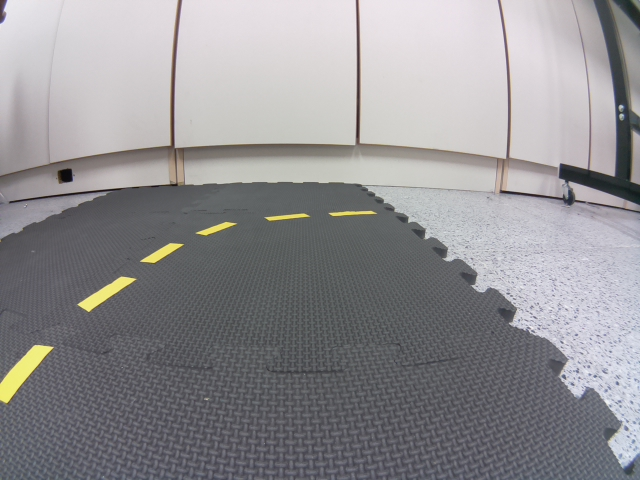
#> input picture images/curve-right.jpg, 640 x 480 px
$ python lec_colorlines.py
#> lines starting #> are read from the running program, lines starting #| are printed output that depends on the picture; after the words box and inside, x2 and y2 are one past the last pixel; in counts of white or black regions, pixels touching at a corner belong together
import cv2
import numpy as np
from matplotlib import pyplot as plt

# Load the image
image_cv = cv2.imread('../images/curve-right.jpg')
#> image_cv is the input picture: shape (480, 640, 3); mean B, G, R 146.4, 143.7, 145.1
edges = cv2.Canny(image_cv, 100, 200)
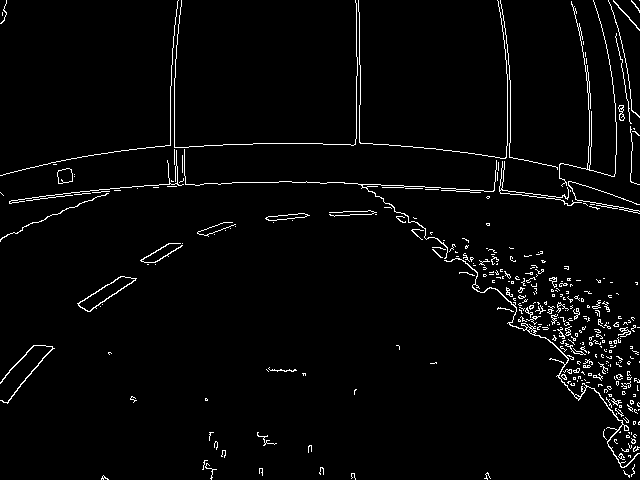
#> edges: shape (480, 640); 2.8% white in thin lines or dots

# Define color ranges
hsv_white1 = np.array([0,0,150])
hsv_white2 = np.array([180,100,255])
hsv_yellow1 = np.array([25,50,50])
hsv_yellow2 = np.array([45,255,255])
hsv_red1 = np.array([0,100,100])
hsv_red2 = np.array([15,255,255])
hsv_red3 = np.array([165,100,100])
hsv_red4 = np.array([180,255,255])

# Convert image to HSV color space
hsv = cv2.cvtColor(image_cv,cv2.COLOR_BGR2HSV)
#> hsv: shape (480, 640, 3); mean H, S, V 109.4, 15.3, 149.3

# Perform color segmentation
white = cv2.inRange(hsv,hsv_white1,hsv_white2)
#> white: shape (480, 640); 45.6% white; 41 white regions (26 under 20 px), largest, box (x1, y1, x2, y2) and area: (177, 0, 640, 468) 58735, (0, 0, 179, 170) 26832, (174, 0, 357, 148) 26123
yellow = cv2.inRange(hsv,hsv_yellow1,hsv_yellow2)
#> yellow: shape (480, 640); 0.96% white; 12 white regions (6 under 20 px), largest, box (x1, y1, x2, y2) and area: (0, 345, 53, 405) 1162, (78, 277, 136, 312) 663, (141, 243, 185, 265) 364, (196, 221, 238, 237) 266, (265, 213, 311, 223) 247, (330, 211, 376, 217) 218
red1 = cv2.inRange(hsv,hsv_red1,hsv_red2)
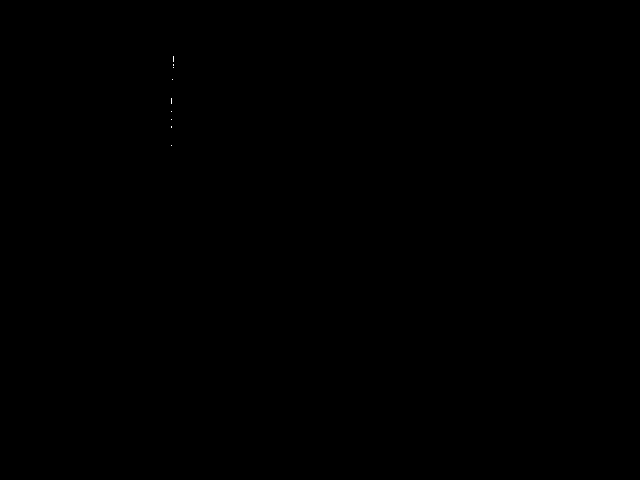
#> red1: shape (480, 640); 0.01% white in thin lines or dots, all inside (x1, y1, x2, y2) = (171, 56, 174, 146)
red2 = cv2.inRange(hsv,hsv_red3,hsv_red4)
#> red2: shape (480, 640); every value is 0
red = cv2.bitwise_or(red1,red2)

# Dilate the segmented regions
kernel = cv2.getStructuringElement(cv2.MORPH_ELLIPSE,(3, 3))
white = cv2.dilate(white, kernel)
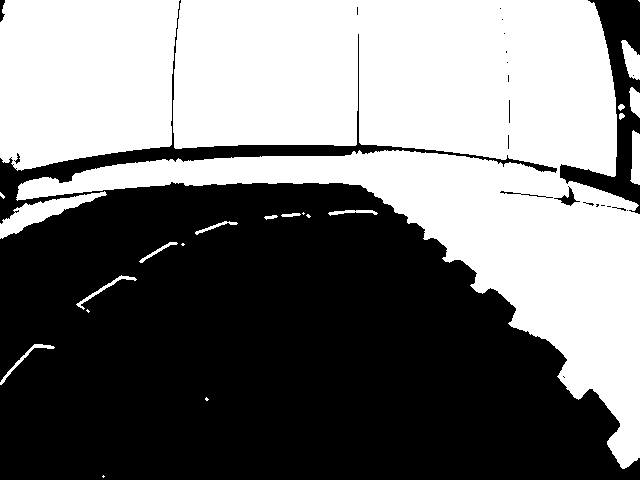
#> white: shape (480, 640); 47.3% white; 23 white regions (8 under 20 px), largest, box (x1, y1, x2, y2) and area: (16, 0, 640, 469) 114110, (0, 0, 180, 171) 27277, (0, 191, 107, 239) 1552
yellow = cv2.dilate(yellow, kernel)
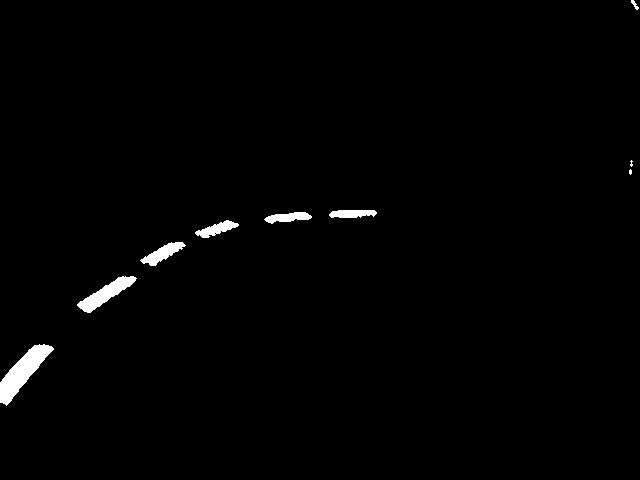
#> yellow: shape (480, 640); 1.2% white; 9 white regions (2 under 20 px), largest, box (x1, y1, x2, y2) and area: (0, 344, 54, 406) 1295, (77, 276, 137, 313) 792, (140, 242, 186, 266) 466
red = cv2.dilate(red, kernel)
#> red: shape (480, 640); 0.03% white in thin lines or dots, all inside (x1, y1, x2, y2) = (170, 55, 175, 147)

# Uncomment '#' to plot with color
x = cv2.cvtColor(yellow, cv2.COLOR_GRAY2BGR)
x[:,:,2] *= 1
x[:,:,1] *= 1
x[:,:,0] *= 0
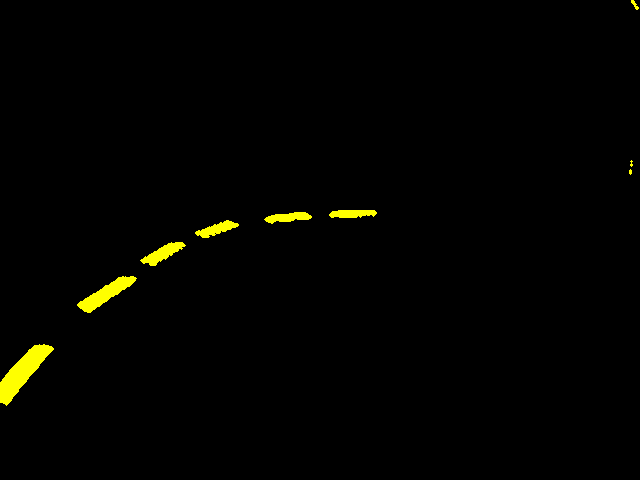
#> x: shape (480, 640, 3); mean B, G, R 0, 3, 3
x = cv2.cvtColor(x, cv2.COLOR_BGR2RGB)

y = cv2.cvtColor(red, cv2.COLOR_GRAY2BGR)
y[:,:,2] *= 1
y[:,:,1] *= 0
#> y: shape (480, 640, 3); mean B, G, R 0.1, 0, 0.1
y[:,:,0] *= 0
#> y: shape (480, 640, 3); mean B, G, R 0, 0, 0.1
y = cv2.cvtColor(y, cv2.COLOR_BGR2RGB)

# Display the segmented regions
plt.subplot(131),plt.imshow(white,cmap = 'gray')
plt.title('White'), plt.xticks([]), plt.yticks([])

plt.subplot(132),plt.imshow(yellow,cmap = 'gray')
plt.subplot(132),plt.imshow(x,cmap = 'brg')
plt.title('Yellow'), plt.xticks([]), plt.yticks([])

plt.subplot(133),plt.imshow(red,cmap = 'gray')
plt.subplot(133),plt.imshow(y,cmap = 'brg')
plt.title('Red'), plt.xticks([]), plt.yticks([])

plt.show()

# combine edge and color

edge_color_white=cv2.bitwise_and(edges,white)
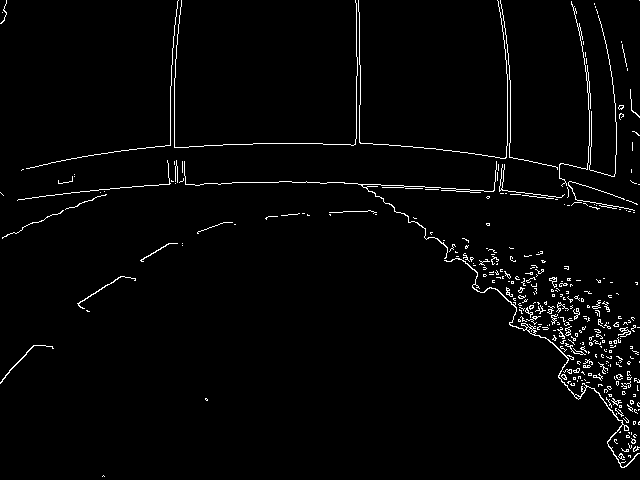
#> edge_color_white: shape (480, 640); 2.3% white in thin lines or dots
edge_color_yellow=cv2.bitwise_and(edges,yellow)
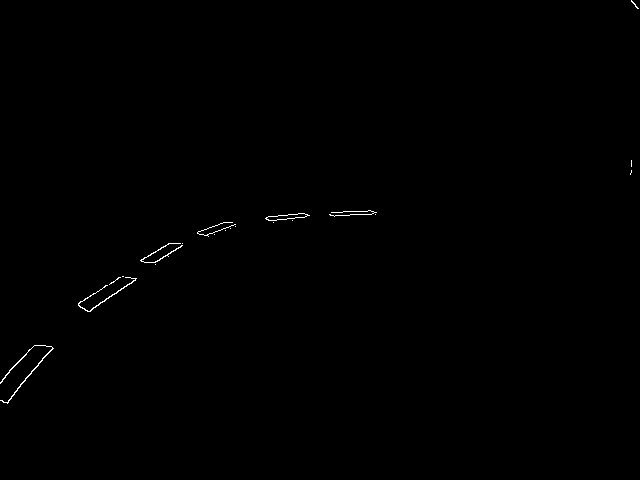
#> edge_color_yellow: shape (480, 640); 0.25% white in thin lines or dots, all inside (x1, y1, x2, y2) = (0, 0, 639, 404)
edge_color_red=cv2.bitwise_and(edges,red)
#> edge_color_red: shape (480, 640); 0.01% white in thin lines or dots, all inside (x1, y1, x2, y2) = (170, 56, 173, 146)

plt.imshow(edge_color_yellow,cmap = 'gray')
plt.title('Edge Color Y'), plt.xticks([]), plt.yticks([])
plt.subplot(131),plt.imshow(edge_color_white,cmap = 'gray')
plt.title('Edge Color W'), plt.xticks([]), plt.yticks([])
plt.subplot(132),plt.imshow(edge_color_yellow,cmap = 'gray')
plt.title('Edge Color Y'), plt.xticks([]), plt.yticks([])
plt.subplot(133),plt.imshow(edge_color_red,cmap = 'gray')
plt.title('Edge Color R'), plt.xticks([]), plt.yticks([])

plt.show()

# find colored lines

lines_white = cv2.HoughLinesP(edge_color_white,1,np.pi/180,10,np.empty(1),1.5,1)
#> lines_white = 840 rows, first 6: [120, 187, 125, 187], [359, 133, 359, 105], [48, 195, 96, 190], [402, 213, 405, 215], [474, 190, 483, 190], [634, 203, 636, 203]
lines_yellow = cv2.HoughLinesP(edge_color_yellow,1,np.pi/180,10,np.empty(1),1.5,1)
#> lines_yellow = 62 rows, first 6: [104, 301, 109, 296], [33, 370, 42, 360], [7, 402, 28, 375], [173, 251, 182, 245], [28, 350, 34, 345], [127, 284, 132, 282]
lines_red = cv2.HoughLinesP(edge_color_red,1,np.pi/180,10,np.empty(1),1.5,1)
#> lines_red = [[170, 103, 170, 98], [172, 61, 172, 56]]

color = "yellow"
lines = lines_yellow
#> lines has the same summary as lines_yellow
bw = yellow

if lines is not None:
    lines = np.array(lines[0])
#> lines = [[104, 301, 109, 296]]
    print(f"found {len(lines)} lines")
#| found 1 lines

else:
    lines = []
    print("no lines")

image_with_lines = np.copy(image_cv)
if len(lines)>0:
    for x1,y1,x2,y2 in lines:
        cv2.line(image_with_lines, (x1,y1), (x2,y2), (0,0,255), 2)
        cv2.circle(image_with_lines, (x1,y1), 2, (0,255,0))
        cv2.circle(image_with_lines, (x2,y2), 2, (255,0,0))
#> this loop made 1 pass
#> image_with_lines: shape (480, 640, 3); 0.01% of pixels changed, all inside (x1, y1, x2, y2) = (102, 294, 112, 304)

plt.imshow(image_with_lines,cmap = 'brg')
plt.title('Line Image'), plt.xticks([]), plt.yticks([])
plt.show()
